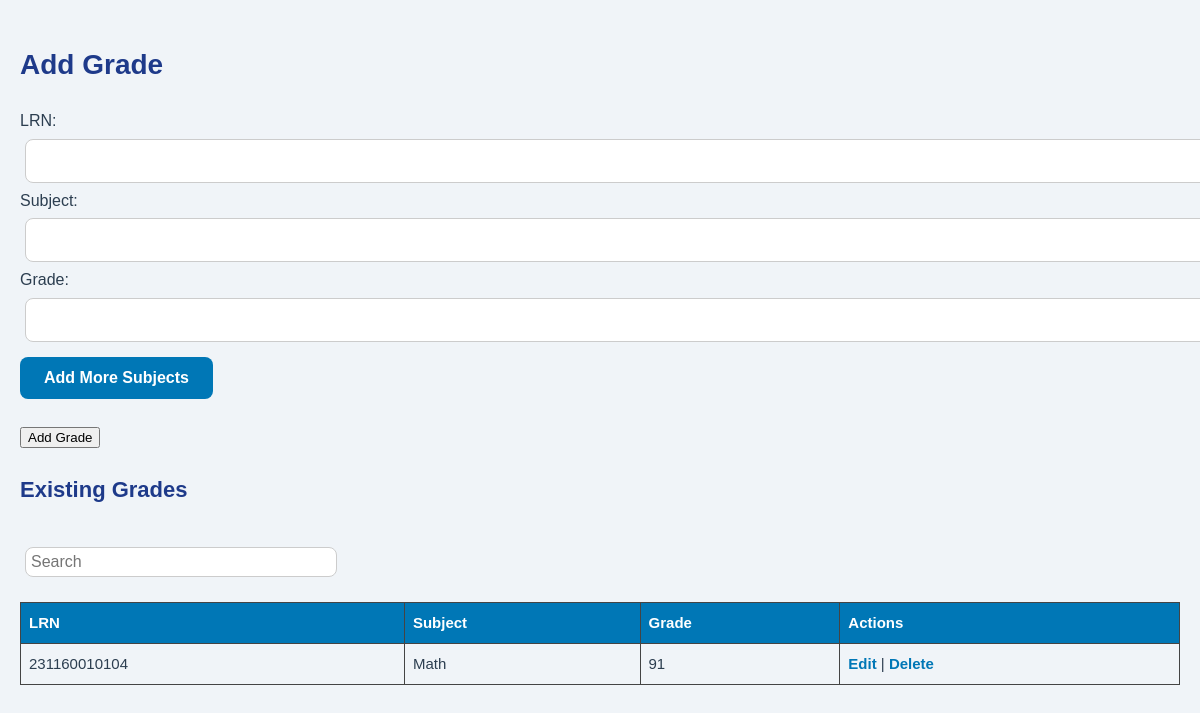
The page /grades.php on the database as committed earlier.
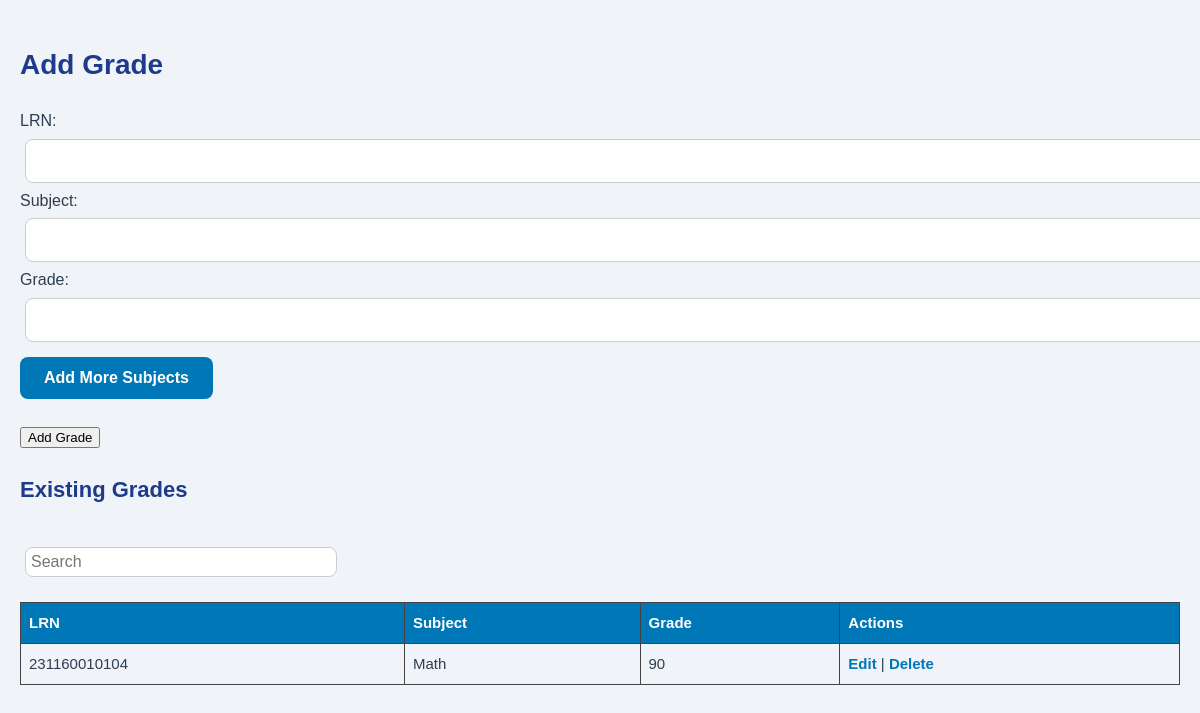
The same page on the database as committed later.
### tables this page shows
CREATE TABLE `grades` (
  `id` int(11) NOT NULL,
  `student_id` bigint(20) NOT NULL,
  `subject` varchar(100) NOT NULL,
  `grade` varchar(10) NOT NULL
);

### grades.php (the view, shortened to what this page needs)
<?php
include 'db.php';
?>
<!DOCTYPE html>
<html>
<head>
    <link rel="stylesheet" type="text/css" href="css/admin.css">
</head>
<body>
<h2>Add Grade</h2>
<form method="POST" action="grades.php">
    LRN: <input type="text" name="student_id" required><br>
    <div id="addSubjects">
        Subject: <input type="text" name="subject[]" required>
        Grade: <input type="text" name="grade[]" required><br>
    </div>
    <button type="button" onclick="addMore()">Add More Subjects</button><br><br>
    <input type="submit" value="Add Grade">
</form>
<h3>Existing Grades</h3>
<input type="text" id="searchInput" placeholder="Search" style="margin-top: 20px; padding: 5px; width: 300px;">
<table>
    <tr><th>LRN</th><th>Subject</th><th>Grade</th><th>Actions</th></tr>
    <?php
    $result = $conn->query("SELECT * FROM grades ORDER BY student_id");
    if ($result) {
        while($row = $result->fetch_assoc()) {
      echo "<tr>
    <td>" . htmlspecialchars($row['student_id']) . "</td>
    <td>" . htmlspecialchars($row['subject']) . "</td>
    <td>" . htmlspecialchars($row['grade']) . "</td>
    <td>
        <a href=\"#\" class=\"edit-grade\" data-lrn=\"" . htmlspecialchars($row['student_id']) . "\">Edit</a> |
        <a href='grades.php?delete=" . urlencode($row['id']) . "' onclick=\"return confirm('Delete this grade?')\">Delete</a>
    </td>
</tr>";
        }
    }
    ?>
</table>
</body>
</html>

Rows that differ between the two databases and show on the page:
removed grades: student "231160010104", subject "Math", grade "91"
added grades: student "231160010104", subject "Math", grade "90"
